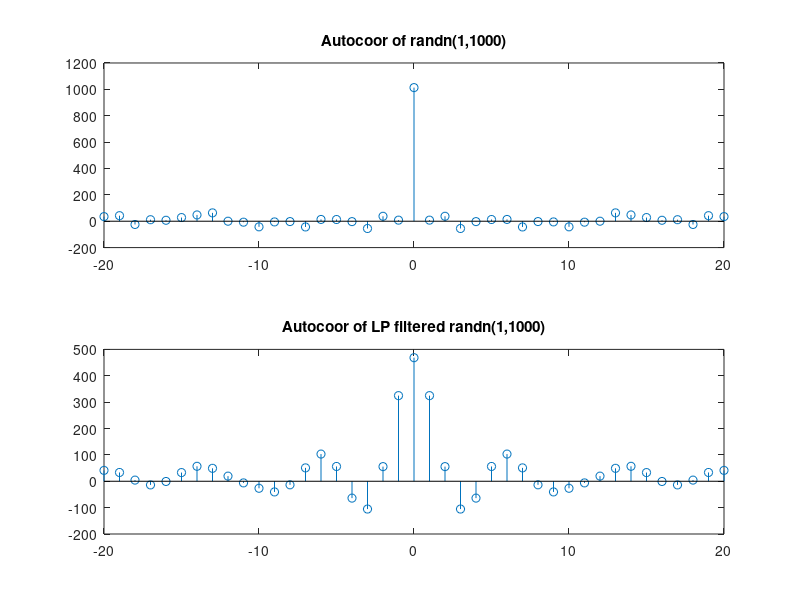
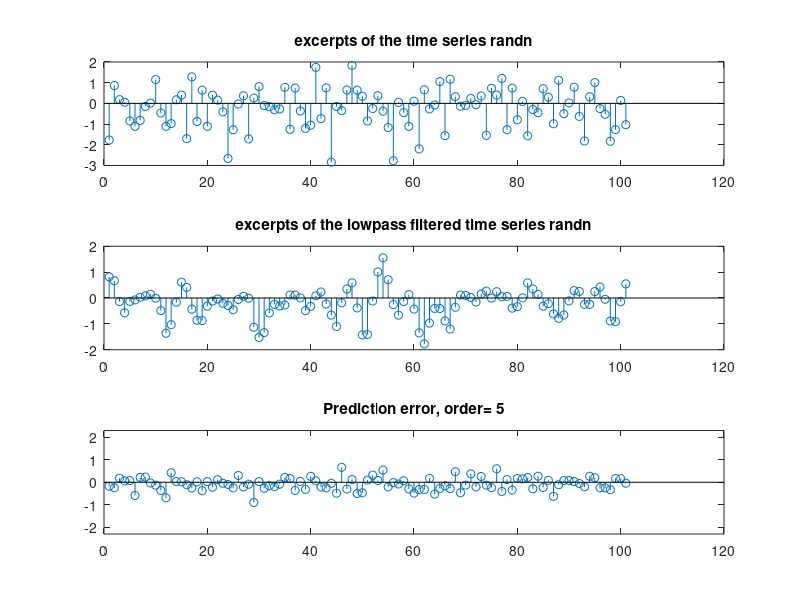
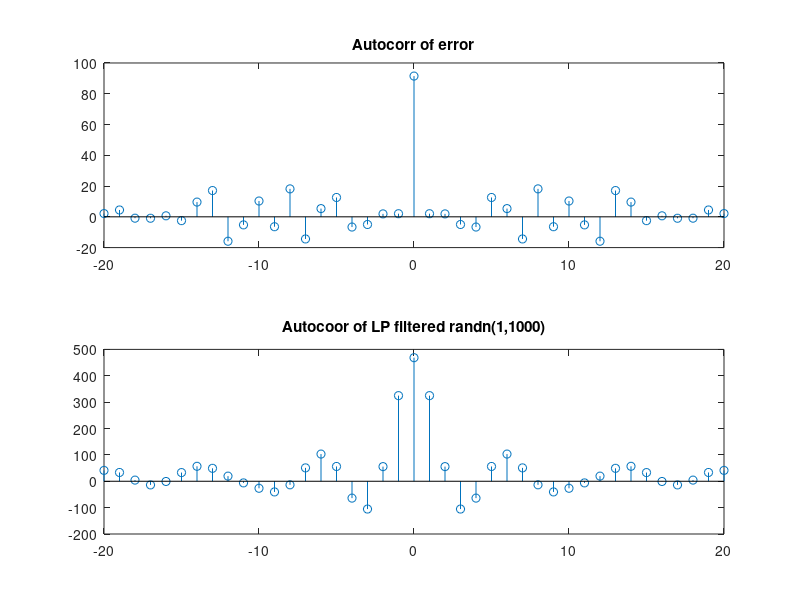
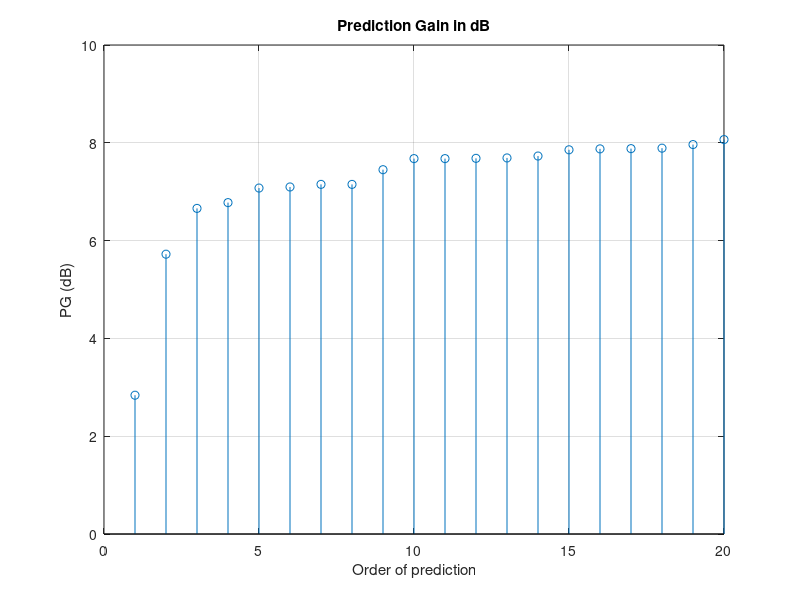

Recreate these plots in MATLAB, in order.
% adding memory to a memoryless time series of the process randn(1,N)
close all
clear all
load LPFILTER.mat % a saved LP filter, fpass=fs/16, fstop=fs/3, Rstop=-80 dB
N=1000;
xx=randn(1,N);
r1=xcorr(xx);
figure(1)
subplot(2,1,1)
stem(-20:20,r1(N-20:N+20)), title(['Autocoor of randn(1,',num2str(N),')']);
yy=filter(Num,1,xx); %lowpass, fpass =1/4, fstop =1/5  ( in units of fs), Rs=-50 dB
r2=xcorr(yy); %autocorr of low-pass filterd randn-sequence
subplot(2,1,2)
stem(-20:20,r2(N-20:N+20)), title(['Autocoor of LP filtered randn(1,',num2str(N),')']);
figure(2)
subplot(3,1,1)
stem(xx(200:300)), title('excerpts of the time series randn')
subplot(3,1,2)
stem(yy(200:300)),title('excerpts of the lowpass filtered time series randn')
%We will try to make a prediction of yy
P=5; % chosen order
[a,E]=lpc(yy,P);
a=real(a);
error=filter(a,1,yy);
subplot(3,1,3)
maxim=max(abs(yy));
stem(error(200:300)),title(['Prediction error, order= ',num2str(P)]),axis([0,120,-maxim,maxim])
r3=xcorr(error);
figure(3)
subplot(2,1,1)
stem(-20:20,r3(N-20:N+20)),title('Autocorr of error')
subplot(2,1,2)
stem(-20:20,r2(N-20:N+20)),title(['Autocoor of LP filtered randn(1,',num2str(N),')']);
Maxorder=20;% preparing for a graph PG as function of order p
PG=zeros(1,Maxorder);
sigpow=var(yy);
for p=1:Maxorder
    a=lpc(yy,p);
    a=real(a);
    error=filter(a,1,yy);
    PG(p)=10*log10(sigpow/var(error(p:N)));% not including he transient of the FIR filter of order p
end
figure(4)
stem(1:Maxorder,PG),xlabel('Order of prediction'),ylabel('PG (dB)'),title('Prediction Gain in dB'),grid
[H1,w]=freqz(Num,1,1000);
figure(5)
H2=freqz(a,1,1000);
plot(w,20*log10(abs(H1)),'b'),xlabel('norm. rad.'),ylabel('dB'),title('LP filter and Prediction filter together')
hold on
plot(w,20*log10(abs(H2)),'r'), grid
%gtext('prediction filter')
%gtext('LP filter')
%gtext('Approx. PG')
hold off
YY=fft(yy,4*N); 
ER=fft(error,4*N);
figure(6)
w=pi/(4*N)*(0:4*N-1);
plot(w,20*log10(abs(YY))),xlabel('Norm. rad.'),ylabel('dB')
hold on
plot(w,20*log10(abs(ER)),'r')
%gtext('signal fft')
%gtext('error fft')
